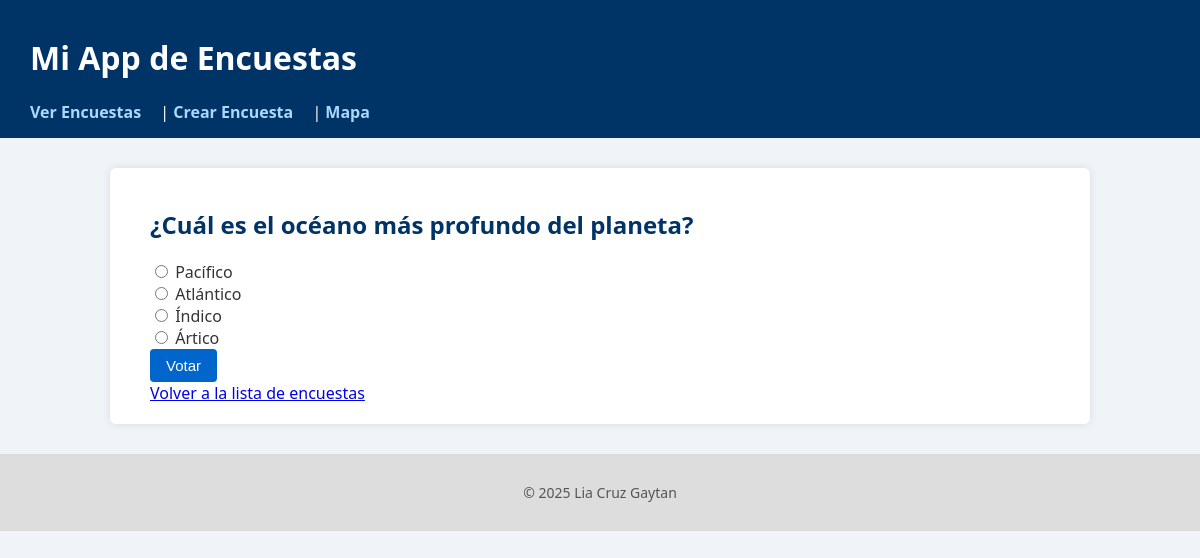
Page /polls/3/ on the committed database.
### polls/models.py (models this page shows, shortened)
class Question(models.Model):
    question_text = models.CharField(max_length=200)
    pub_date = models.DateTimeField("date published")

class Choice(models.Model):
    question = models.ForeignKey(Question, on_delete=models.CASCADE)
    choice_text = models.CharField(max_length=200)
    votes = models.IntegerField(default=0)

### polls/views.py (the view)
# urls.py: path("<int:question_id>/", views.detail, name="detail"),   # Detalle de pregunta
def detail(request, question_id):
    question = get_object_or_404(Question, pk=question_id)
    return render(request, 'polls/detail.html', {'question': question})

### polls/templates/polls/detail.html (shortened to what this page needs)
{% extends 'polls/base.html' %}
{% block content %}
<h2>{{ question.question_text }}</h2>
<form action="{% url 'polls:vote' question.id %}" method="post">
  {% for choice in question.choice_set.all %}
    <div>
      <input type="radio" name="choice" id="choice{{ forloop.counter }}" value="{{ choice.id }}">
      <label for="choice{{ forloop.counter }}">{{ choice.choice_text }}</label>
    </div>
  {% endfor %}
  <button type="submit">Votar</button>
</form>
<a href="{% url 'polls:index' %}">Volver a la lista de encuestas</a>
{% endblock %}

### polls/static/polls/style.css (style rules this page uses)
body { font-family: 'Segoe UI', Tahoma, Geneva, Verdana, sans-serif; background-color: #f0f4f8; color: #333; margin: 0; padding: 0; }
h1, h2, h3 { color: #003366; }
button { background-color: #0066cc; border: none; color: white; padding: 8px 16px; font-size: 15px; border-radius: 4px; cursor: pointer; }

### rows in the picture
Question: question_text "¿Cuál es el océano más profundo del planeta?"
Choice: choice_text "Pacífico"
Choice: choice_text "Atlántico"
Choice: choice_text "Índico"
Choice: choice_text "Ártico"
